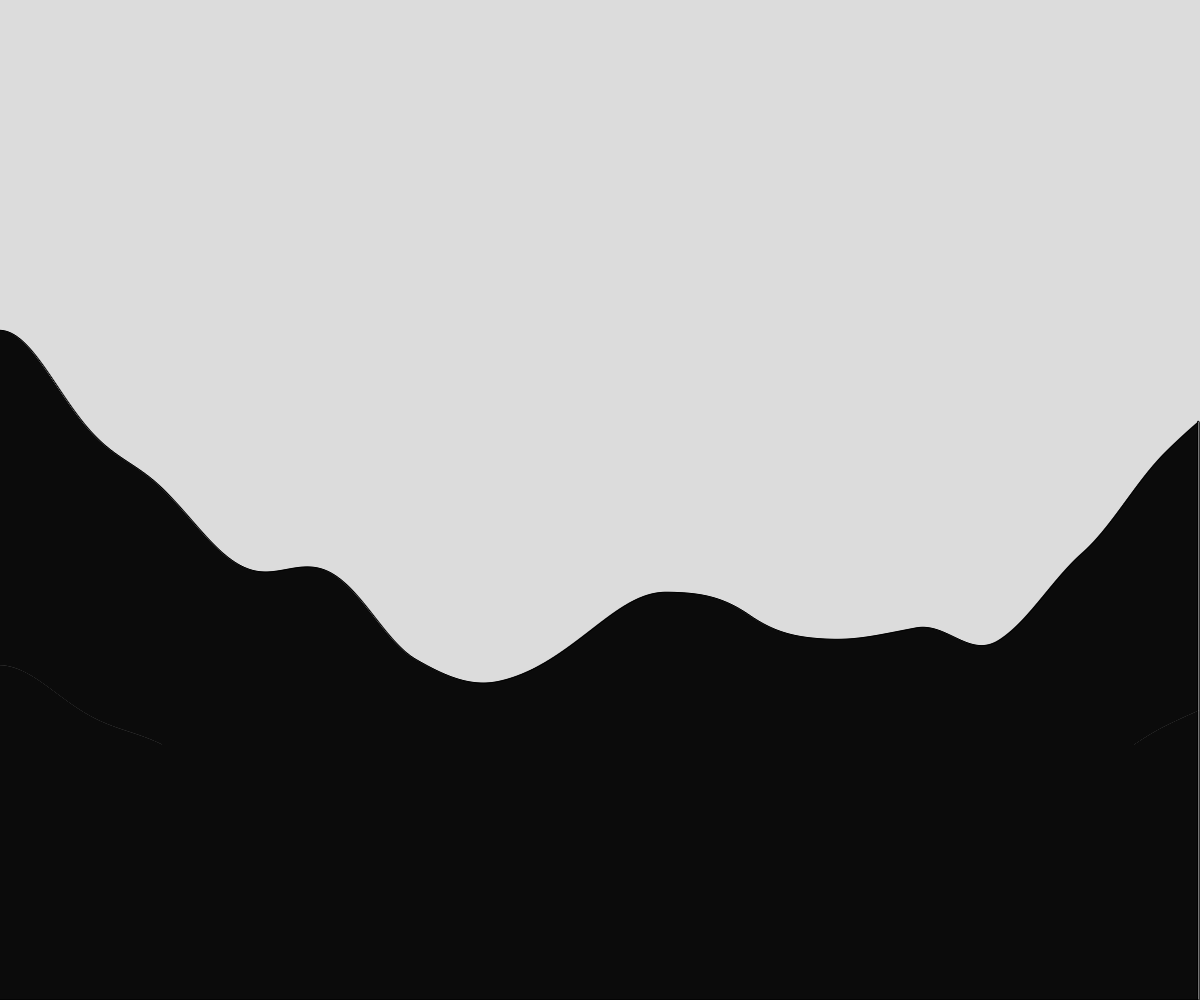
Frame 1 (no input)
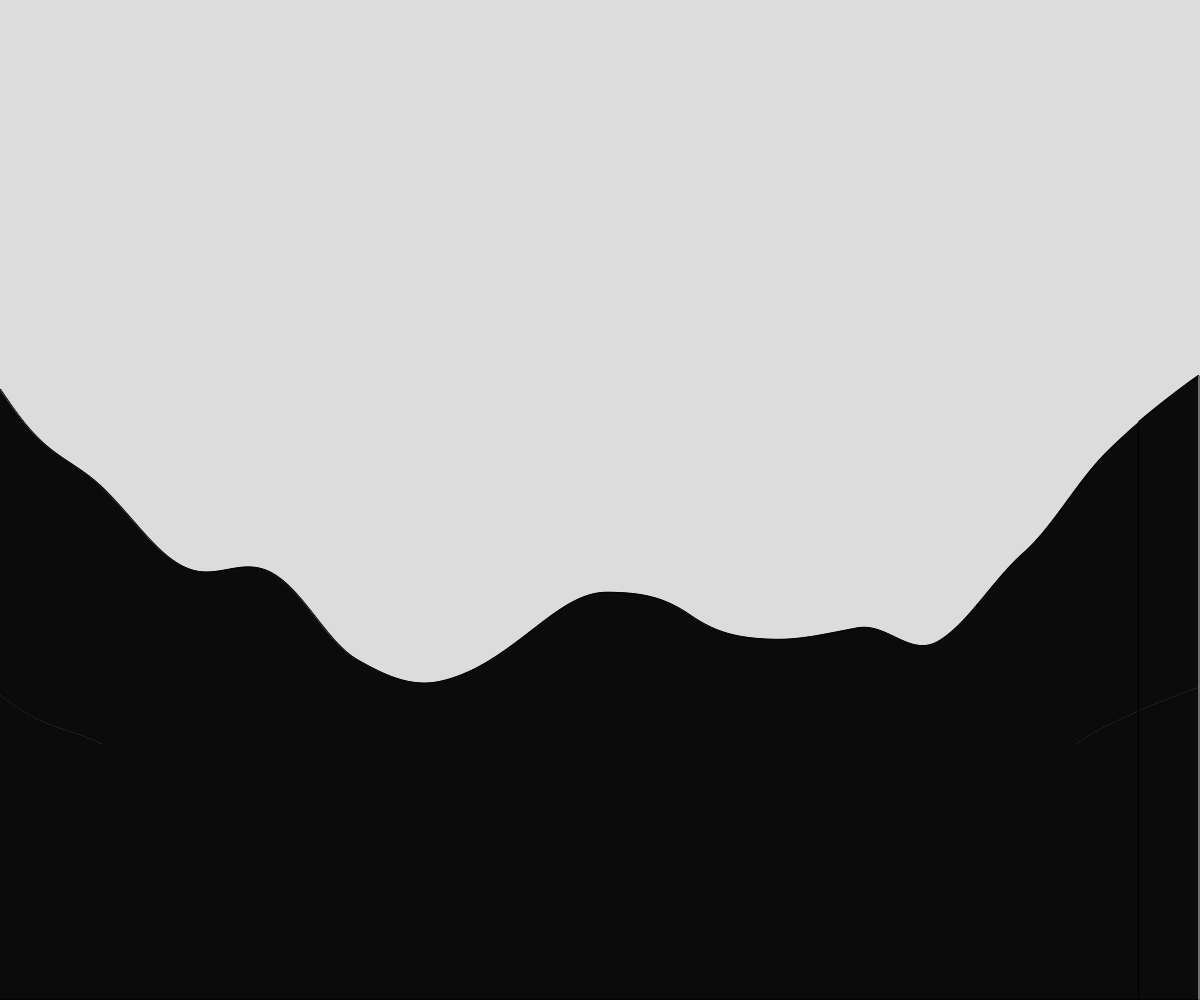
Frame 60 (no input)
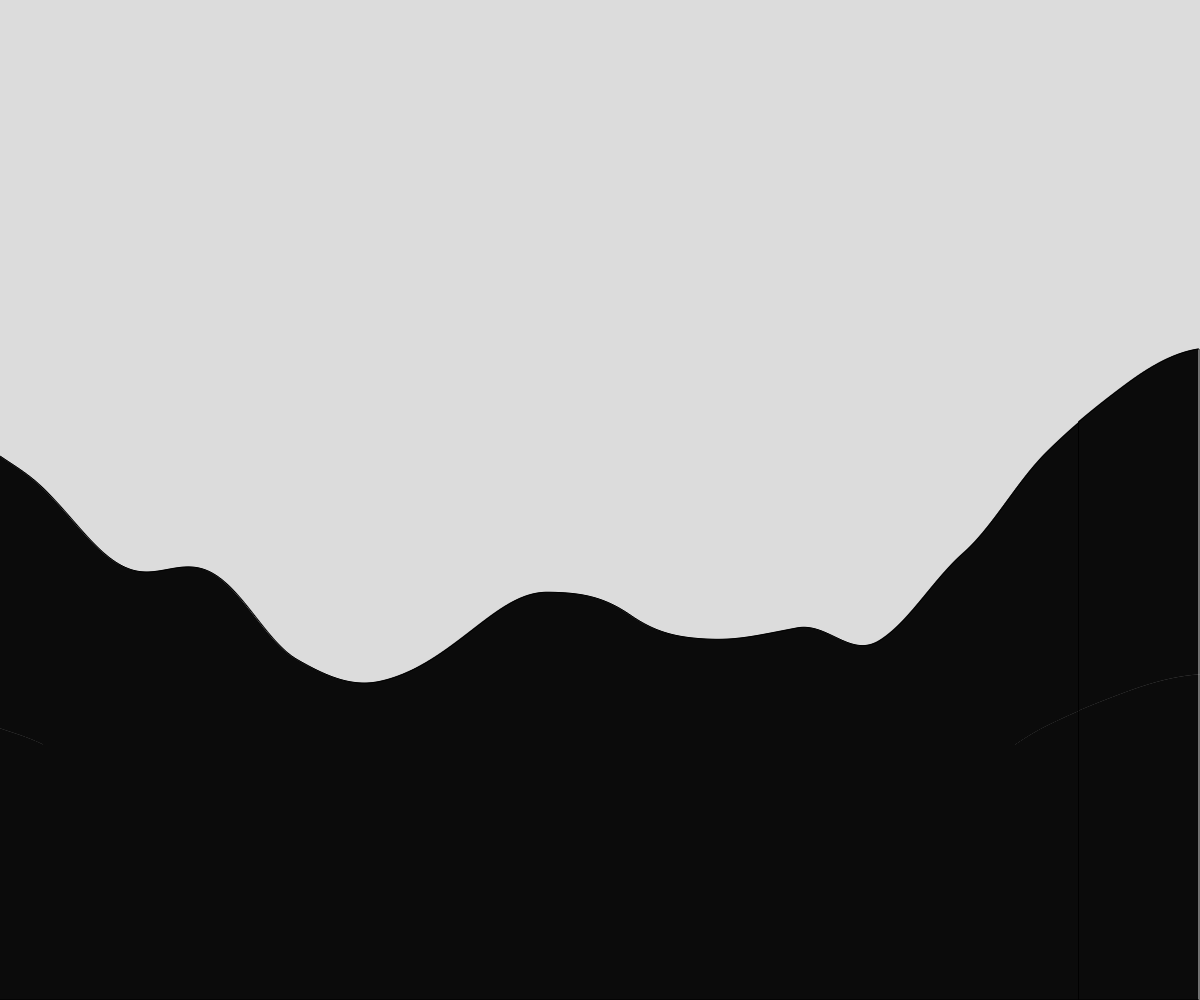
Frame 120 (the mouse pressed at the canvas centre since frame 60)

The p5.js sketch that drew these frames (run headless with seeded random() and noise() and a simulated clock; from frame 60 on, the mouse is pressed at the canvas centre):

// p5.js sketch
// ── sketch.js
// Project Title
// Your Name
// Date
//
// Extra for Experts:
// - describe what you did to take this project "above and beyond"

let time = 0;
let rectWidth;
let numberOfRects;
let rects = [];

function setup() {
  createCanvas(windowWidth, windowHeight);
  numberOfRects = width;
  rectWidth = width/numberOfRects;
  generateInitialTerrain();
}

function draw() {
  background(220);

  rects.shift();

  let rectHeight = noise(time) * height; 
  myRect = {
    height: rectHeight,
    width: rectWidth,
    x: width - rectWidth,
    y: height - rectHeight,
  };
  rects.push(myRect);
  time += 0.0015;

  for (let i = 0; i < rects.length; i ++){
    rects[i].x -= rectWidth;
    rect(rects[i].x, rects[i].y, rects[i].width, rects[i].height);
  }
}

function generateInitialTerrain(){
  for (i = 0; i < numberOfRects; i++){
    let rectHeight = noise(time) * height; 
    myRect = {
      height: rectHeight,
      width: rectWidth,
      x: i * rectWidth,
      y: height - rectHeight,
    };
    rects.push(myRect);
    time += 0.0015;
  }
}
